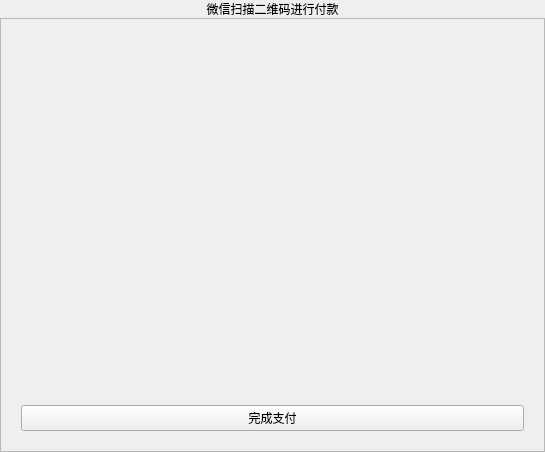
<?xml version="1.0" encoding="UTF-8"?>
<ui version="4.0">
 <class>PayPage</class>
 <widget class="QWidget" name="PayPage">
  <property name="geometry">
   <rect>
    <x>0</x>
    <y>0</y>
    <width>545</width>
    <height>452</height>
   </rect>
  </property>
  <property name="windowTitle">
   <string>支付</string>
  </property>
  <layout class="QVBoxLayout" name="verticalLayout_2">
   <property name="spacing">
    <number>0</number>
   </property>
   <property name="leftMargin">
    <number>0</number>
   </property>
   <property name="topMargin">
    <number>0</number>
   </property>
   <property name="rightMargin">
    <number>0</number>
   </property>
   <property name="bottomMargin">
    <number>0</number>
   </property>
   <item>
    <widget class="QLabel" name="fullHeaderLabel">
     <property name="sizePolicy">
      <sizepolicy hsizetype="Preferred" vsizetype="Minimum">
       <horstretch>0</horstretch>
       <verstretch>0</verstretch>
      </sizepolicy>
     </property>
     <property name="text">
      <string>微信扫描二维码进行付款</string>
     </property>
     <property name="alignment">
      <set>Qt::AlignCenter</set>
     </property>
    </widget>
   </item>
   <item>
    <widget class="QFrame" name="frame">
     <property name="sizePolicy">
      <sizepolicy hsizetype="Preferred" vsizetype="Expanding">
       <horstretch>0</horstretch>
       <verstretch>0</verstretch>
      </sizepolicy>
     </property>
     <property name="frameShape">
      <enum>QFrame::StyledPanel</enum>
     </property>
     <property name="frameShadow">
      <enum>QFrame::Raised</enum>
     </property>
     <layout class="QVBoxLayout" name="verticalLayout">
      <property name="spacing">
       <number>20</number>
      </property>
      <property name="leftMargin">
       <number>20</number>
      </property>
      <property name="topMargin">
       <number>20</number>
      </property>
      <property name="rightMargin">
       <number>20</number>
      </property>
      <property name="bottomMargin">
       <number>20</number>
      </property>
      <item>
       <widget class="QLabel" name="QRCode">
        <property name="sizePolicy">
         <sizepolicy hsizetype="Preferred" vsizetype="Preferred">
          <horstretch>0</horstretch>
          <verstretch>0</verstretch>
         </sizepolicy>
        </property>
        <property name="text">
         <string/>
        </property>
        <property name="pixmap">
         <pixmap resource="../res.qrc">:/img/picture/QRCode.jpg</pixmap>
        </property>
        <property name="scaledContents">
         <bool>true</bool>
        </property>
        <property name="alignment">
         <set>Qt::AlignCenter</set>
        </property>
       </widget>
      </item>
      <item>
       <widget class="QPushButton" name="confirmBtn">
        <property name="text">
         <string>完成支付</string>
        </property>
       </widget>
      </item>
     </layout>
    </widget>
   </item>
  </layout>
 </widget>
 <resources>
  <include location="../res.qrc"/>
 </resources>
 <connections/>
</ui>
